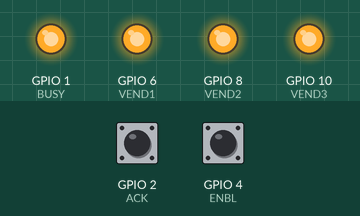
Simulated run of this program. Board: ESP32-S2. Parts: output pins drawn as LEDs (lit = HIGH). The test bench sets the inputs (shaded band); at power-on: GPIO 2 (ACK) HIGH, GPIO 4 (ENBL) HIGH.

Above: at 1.2 s.
At 5.47 s:
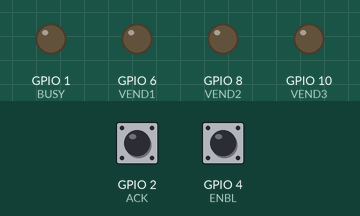
Timing chart, 0 to 6.5 s (numbered marks = the images above):
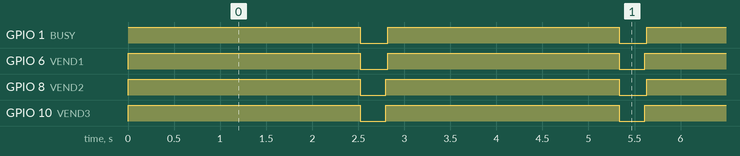

Measured:
- by itself, GPIO 1 (BUSY): alternates HIGH for 2.5 s and LOW for 0.30 s
- by itself, GPIO 6 (VEND1), GPIO 8 (VEND2): alternates HIGH for 2.5 s and LOW for 0.29 s
- by itself, GPIO 10 (VEND3): alternates HIGH for 2.5 s and LOW for 0.28 s

The program:

main.cpp
```cpp
#include <Arduino.h>

#define BUSY 1 // Busy signal BV pin 3
#define ACK 2 // Acknowledge signal BV pin 4
#define ENBL 4 // Enable Acceptor signal BV pin 10
#define VEND1 6 // VEND1 signal BV pin 11
#define VEND2 8 // VEND2 signal BV pin 12
#define VEND3 10 // VEND3 signal BV pin 13

int DOLLAR = 1;
int FIVE = 2;
int TEN = 3;
int TWENTY = 4;

// 50's and 100's not recognized by machine
// int FIFTY = 5;
// int HUNDRED = 6;

int VEND[] = {VEND1, VEND2, VEND3};
int DENOMS[] = {DOLLAR, FIVE, TEN, TWENTY};

int time_wait = 280; // Wait time for game to recognize signal is valid

void sendCredit(int denom) {
  if(digitalRead(ENBL)) {
    delay(10);
    //BV disabled by host
  }
  int counter = 0;
  bool VEND_SIG[] = {false, false, false};
  // Drive BUSY and VEND signals low to inform machine bill is being accepted
  digitalWrite(BUSY, LOW);
  digitalWrite(VEND1, LOW);
  digitalWrite(VEND2, LOW);
  digitalWrite(VEND3, LOW);
  delay(time_wait);
  // Invert bits because machine uses idle high signals
  int denomWrite = ~denom;
  // And with 0x07 (0b00000111) to extract the last three bits
  denomWrite &= 0x7;
  // Set bits according to denomination
  for(int i=0; i<3; i++) {
    // Extract bit according to signal line
    int bit = ((denomWrite>>i)&0x01);
    // Set bit and note which were set
    if(!bit) {VEND_SIG[i] = true;}
    digitalWrite(VEND[i], bit);
  }
  // Wait for ACK signal to go low signaling machine has acknowledge the signal
  while(digitalRead(ACK)) {
    // If ACK signal does not go low after 20ms, machine is not accepting the bill and we should restart
    if(counter > 10) {
      digitalWrite(BUSY, HIGH);
      digitalWrite(VEND1, HIGH);
      digitalWrite(VEND2, HIGH);
      digitalWrite(VEND3, HIGH);
      return;
    }
    delay(2);
    counter++;
  }
  // Wait for ACK line to return to high state
  while(digitalRead(ACK) == 0) {}
  // Set all VEND signals to low
  for(int i=0; i<3; i++) {
    digitalWrite(VEND[i], LOW);
  }
  delay(time_wait);
  // Set VEND signals to correct binary representations for denominations
  for(int i=0; i<3; i++) {
    int bit = ((denomWrite>>i)&0x01);
    digitalWrite(VEND[i], bit);
  }
  delay(time_wait);
  // Set the VEND lines that were low back to idle high state
  for(int i=0; i<3; i++) {
    if(VEND_SIG[i]) {
      digitalWrite(VEND[i], VEND_SIG[i]);
    }
  }
  delay(10);
  // We are done! Set busy back to high to indicate we are done accepting the bill
  digitalWrite(BUSY, HIGH);
}

void setup() {
  int outputs[] = {BUSY, VEND1, VEND2, VEND3};
  for(int i=0; i<sizeof(outputs)/sizeof(outputs[0]); i++) {
    pinMode(outputs[i], OUTPUT);
    digitalWrite(outputs[i], HIGH);
  }
  pinMode(ENBL, INPUT_PULLUP);
  pinMode(ACK, INPUT_PULLUP);
}

void loop() {
  if(digitalRead(ENBL)) {
    delay(10);
    //Machine has BV disabled and will not listen to comms
  }
  for(int d=0; d<sizeof(DENOMS)/sizeof(DENOMS[0]); d++) {
    delay(2500);
    sendCredit(DENOMS[d]);
  }
}
```
